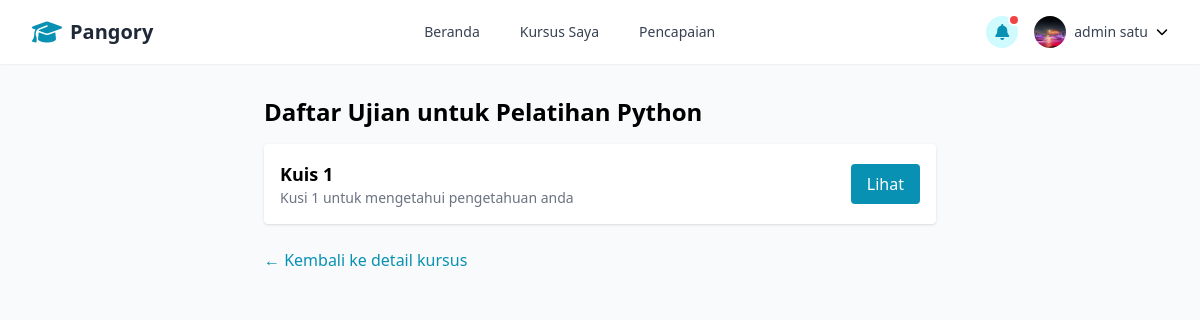
Page /courses/1/exams/ (signed in) on the committed database.
### accounts/models.py (models this page shows, shortened)
class User(AbstractUser):
    email = models.EmailField(_('email address'), unique=True)
    role = models.CharField(
        max_length=10,
        choices=UserRole.choices,
        default=UserRole.STUDENT,
    )
    USERNAME_FIELD = 'email'
    REQUIRED_FIELDS = ['username', 'first_name', 'last_name']

class UserProfile(models.Model):
    user = models.OneToOneField(User, on_delete=models.CASCADE, related_name='profile')
    bio = models.TextField(blank=True)
    avatar = models.ImageField(upload_to='avatars/', null=True, blank=True)
    date_of_birth = models.DateField(null=True, blank=True)
    phone_number = models.CharField(max_length=15, blank=True)
    address = models.TextField(blank=True)

### courses/models.py (models this page shows, shortened)
class Course(models.Model):
    title = models.CharField(max_length=255)
    description = models.TextField()
    instructor = models.ForeignKey(
        settings.AUTH_USER_MODEL,
        on_delete=models.CASCADE,
        related_name='courses_teaching'
    )
    students = models.ManyToManyField(
        settings.AUTH_USER_MODEL,
        related_name='courses_enrolled',
        blank=True
    )
    thumbnail = models.ImageField(upload_to='course_thumbnails/', null=True, blank=True)
    status = models.CharField(
        max_length=10,
        choices=CourseStatus.choices,
        default=CourseStatus.DRAFT
    )
    price = models.DecimalField(max_digits=10, decimal_places=2, default=0.00)
    created_at = models.DateTimeField(auto_now_add=True)
    updated_at = models.DateTimeField(auto_now=True)

### exams/models.py (models this page shows, shortened)
class Exam(models.Model):
    course = models.ForeignKey(Course, on_delete=models.CASCADE, related_name='exams')
    title = models.CharField(max_length=255)
    description = models.TextField(blank=True)
    duration_minutes = models.PositiveIntegerField(default=60)
    passing_score = models.PositiveIntegerField(default=70)  # Percentage
    available_from = models.DateTimeField(null=True, blank=True)
    available_until = models.DateTimeField(null=True, blank=True)
    created_at = models.DateTimeField(auto_now_add=True)
    updated_at = models.DateTimeField(auto_now=True)

### exams/views.py (the view)
# urls.py: path('courses/<int:course_id>/exams/', exams_views.exam_list, name='exam_list'),
@login_required
def exam_list(request, course_id):
    course = get_object_or_404(Course, id=course_id)
    if not Enrollment.objects.filter(student=request.user, course=course).exists():
        return render(request, 'exam/not_enrolled.html', {'course': course})
    exams = Exam.objects.filter(course=course)
    return render(request, 'exam/exam_list.html', {'course': course, 'exams': exams})

### templates/exam/exam_list.html (shortened to what this page needs)
{% extends "base.html" %}
{% block content %}
<div class="max-w-2xl mx-auto py-8">
    <h2 class="text-2xl font-bold mb-4">Daftar Ujian untuk {{ course.title }}</h2>
    {% if exams %}
        <ul class="space-y-4">
            {% for exam in exams %}
            <li class="bg-white p-4 rounded shadow flex justify-between items-center">
                <div>
                    <div class="font-semibold text-lg">{{ exam.title }}</div>
                    <div class="text-gray-500 text-sm">{{ exam.description }}</div>
                </div>
                <a href="{% url 'exam_detail' course.id exam.id %}" class="bg-cyan-600 text-white px-4 py-2 rounded hover:bg-cyan-700">Lihat</a>
            </li>
            {% endfor %}
        </ul>
        <a href="{% url 'course_detail' course.id %}" class="mt-6 inline-block text-cyan-600 hover:underline">← Kembali ke detail kursus</a>
    {% else %}
        <p>Belum ada ujian pada kursus ini.</p>
    {% endif %}
</div>
{% endblock %}

### templates/base.html (shortened to what this page needs)
<!DOCTYPE html>
<html lang="en">
<head>
    <script src="https://cdn.tailwindcss.com"></script>
    <link rel="stylesheet" href="https://cdnjs.cloudflare.com/ajax/libs/font-awesome/6.5.0/css/all.min.css">
</head>
<body class="bg-gray-50">
    <nav class="bg-white shadow-sm">
        <div class="max-w-7xl mx-auto px-4 sm:px-6 lg:px-8">
            <div class="flex justify-between h-16">
                <div class="flex items-center">
                    <div class="flex-shrink-0 flex items-center">
                        <i class="fas fa-graduation-cap text-2xl text-cyan-600 mr-2"></i>
                        <span class="text-xl font-bold text-gray-800">Pangory</span>
                    </div>
                </div>
                <div class="hidden md:flex items-center space-x-4">
                    <a href="/" class="px-3 py-2 rounded-md text-sm font-medium text-gray-700 hover:text-cyan-600 transition">Beranda</a>
                    <a href="/courses/my" class="px-3 py-2 rounded-md text-sm font-medium text-gray-700 hover:text-cyan-600 transition">Kursus Saya</a>
                    <a href="#" class="px-3 py-2 rounded-md text-sm font-medium text-gray-700 hover:text-cyan-600 transition">Pencapaian</a>
                </div>
                <div class="hidden md:flex items-center space-x-4">
                    <div class="relative">
                        <button class="flex items-center space-x-2 focus:outline-none" id="notif-btn">
                            <div class="h-8 w-8 rounded-full bg-cyan-100 flex items-center justify-center">
                                <i class="fas fa-bell text-cyan-600"></i>
                            </div>
                        </button>
                        <span class="absolute top-0 right-0 block h-2 w-2 rounded-full bg-red-500 ring-2 ring-white"></span>
                    </div>
                    <div class="relative" id="profile-menu-container">
                        <button id="user-menu-button" class="flex items-center space-x-2 focus:outline-none">
                            <img class="h-8 w-8 rounded-full" src="{% if user.profile.avatar %}{{ user.profile.avatar.url }}{% else %}https://randomuser.me/api/portraits/men/32.jpg{% endif %}" alt="User profile">
                            <span class="text-sm font-medium text-gray-700">{{ user.first_name }} {{ user.last_name }}</span>
                            <i class="fas fa-chevron-down text-xs ml-1"></i>
                        </button>
                    </div>
                </div>
            </div>
        </div>
    </nav>
    <main>
        {% block content %}
        {% endblock %}
    </main>
</body>
</html>

### rows in the picture
User: avatar (picture), first_name "admin", last_name "satu"
Course: title "Pelatihan Python"
Exam: title "Kuis 1", description "Kusi 1 untuk mengetahui pengetahuan anda"
